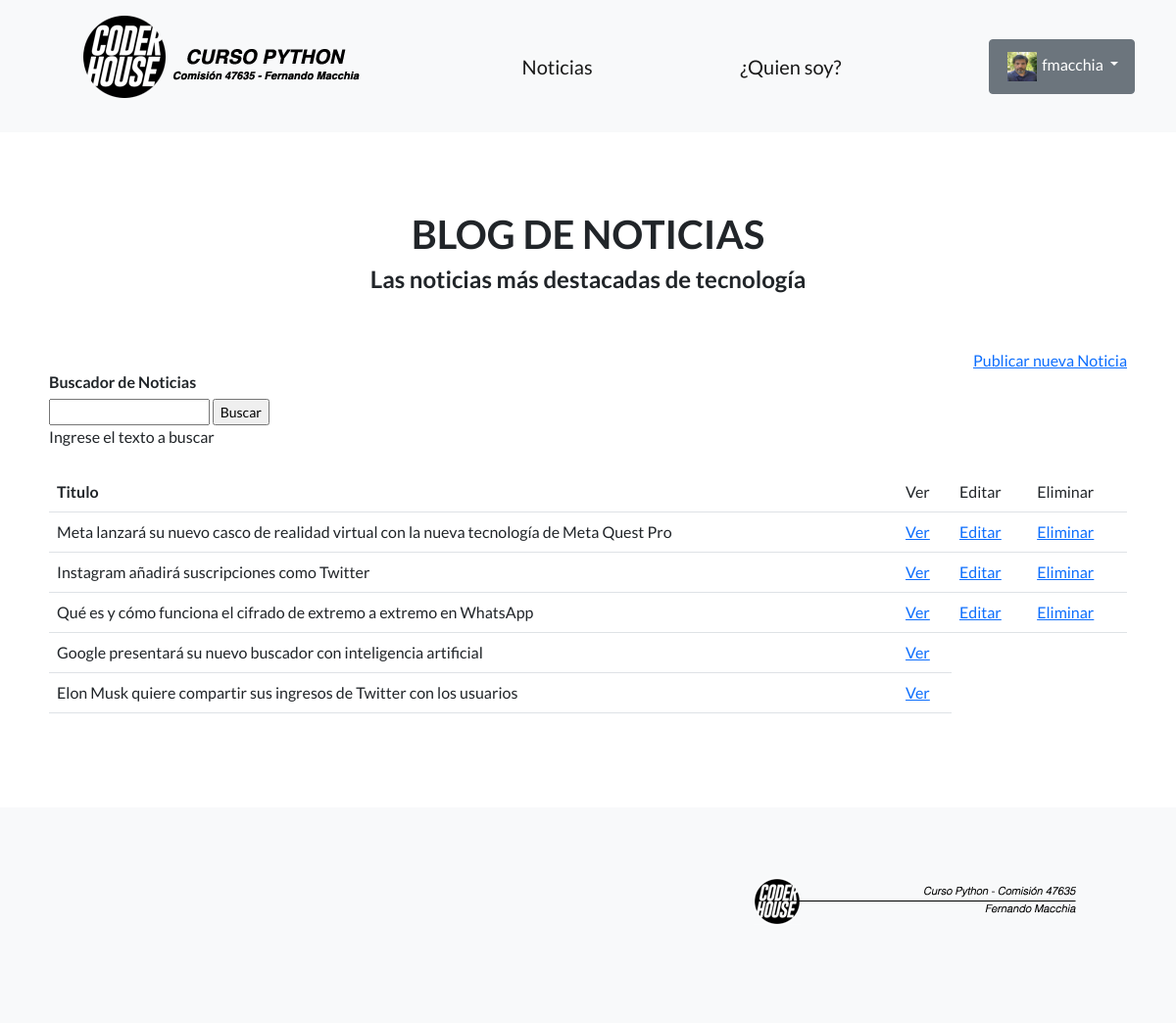
Page /pagina-blog/Noticias/ (signed in) on the committed database.
### usuarios/models.py (models this page shows, shortened)
class Avatar(models.Model):
    user = models.OneToOneField(User, on_delete=models.CASCADE, null=True)
    imagen = models.ImageField(upload_to='avatares', null=True, blank=True)

### pagina_blog/models.py (models this page shows, shortened)
class Noticias(models.Model):
    usuario = models.ForeignKey(User, on_delete=models.CASCADE)
    titulo = models.CharField(max_length=256)
    subtitulo = models.CharField(max_length=1000)
    cuerpo = models.CharField(max_length=1000, null=True)
    fecha_publicacion = models.DateField(null=True)
    autor = models.CharField(max_length=64)
    imagen = models.ImageField(null=True, blank=True, upload_to='noticias')
    imagen_texto = models.CharField(max_length=200,null=True)

### pagina_blog/views.py (the view)
# urls.py: path('', listar_noticias, name='inicio'),
def listar_noticias(request):
    contexto = {
        'noticias' : Noticias.objects.all()
    }
    for noticia in Noticias.objects.all():
        print(noticia.titulo)
    return render(
        request = request,
        template_name = 'pagina_blog/lista_noticias.html',
        context = contexto
    )

### pagina_blog/templates/pagina_blog/lista_noticias.html (shortened to what this page needs)
{% extends "pagina_blog/base.html" %}
{% block contenido %}
<CENTER>
    <h1>BLOG DE NOTICIAS</h1>
    <h4>Las noticias más destacadas de tecnología</h4>
    <br><br>
</CENTER>
<div class="text-black-50 text-lg-end" >
<a href="{% url 'publicar_noticias' %} ">Publicar nueva Noticia</a>
<br>
</div>
<h6>Buscador de Noticias</h6>
<form action="{% url 'buscar_noticias' %}" method="post" class="form-text">
  <input type="text" name="titulo">
  <input type="submit" value="Buscar">
</form>
<div class="text-body">Ingrese el texto a buscar</div>
<br>
<table class="table">
    <tbody>
        <tr>
            <th>Titulo</th>
            <td>Ver</td>
            <td>Editar</td>
            <td>Eliminar</td>
        </tr>
        {% for noticia in noticias %}
        <tr>
            <td>{{ noticia.titulo }}</td>
            <td>
                <a href="{% url 'ver_noticia' noticia.id %}">Ver</a>
            </td>
            {% if user.id == noticia.usuario.id %}
            <td>
                <a href="{% url 'editar_noticia' noticia.id%}">Editar</a>
            </td>
            <td>
                <a href="{% url 'eliminar_noticia' noticia.id%}">Eliminar</a>
            </td>
            {% endif %}
        </tr>
        {% endfor %}
    </tbody>
</table>
{% endblock contenido %}

### pagina_blog/templates/pagina_blog/base.html (shortened to what this page needs)
{% load static %}
<!DOCTYPE html>
<html lang="en">
    <head>
        <link href="https://cdn.jsdelivr.net/npm/bootstrap-icons@1.5.0/font/bootstrap-icons.css" rel="stylesheet" type="text/css" />
        <link href="{% static 'css/styles.css' %}" rel="stylesheet" />
    </head>
    <body>
        <nav class="navbar navbar-light bg-light static-top">
            <div class="container">
                <a class="navbar-brand" href="{% url 'inicio' %}"><img src="{% static 'assets/img/title.png' %}" width="300" height="89" style="float: right; margin: 0 0 1em 2em"/></a>
                <a class="navbar-brand" href="{% url 'listar_noticias' %}">Noticias</a>
                <a class="navbar-brand" href="{% url 'about' %}">¿Quien soy?</a>
                {% if user.is_authenticated %}
                <div class="dropdown">
                    <button class="btn btn-secondary dropdown-toggle" type="button" data-bs-toggle="dropdown" aria-expanded="false">
                      <img src="{{ user.avatar.imagen.url }}" width="30" height="30" hspace="2"/>
                      <span>{{ user.username }}</span>
                    </button>
                  </div>
                {% else %}
                <a class="btn btn-outline-primary" href="{% url 'registro' %}">Registrarse</a>
                <a class="btn btn-outline-primary" href="{% url 'login' %}">Iniciar sesion</a>
                {% endif %}
            </div>
        </nav>
        <section style="padding: 80px 50px;">
{% block contenido %}{% endblock contenido %}
        </section>
        <footer class="footer bg-light">
            <div class="container">
                <div class="row">
                    <div class="col-lg-6 h-100 text-center text-lg-end my-auto">
                        <ul class="list-inline mb-0">
                            <li class="list-inline-item">
                                <a href="#"><img src="{% static 'assets/img/pie.png' %}" width="400" height="70" style="float: right; margin: 0 0 1em 2em"/></i></a>
                            </li>
                        </ul>
                    </div>
                </div>
            </div>
        </footer>
    </body>
</html>

### rows in the picture
Noticias: titulo "Meta lanzará su nuevo casco de realidad virtual con la nueva tecnología de Meta Quest Pro", shows "Editar"
Noticias: titulo "Instagram añadirá suscripciones como Twitter", shows "Editar"
Noticias: titulo "Qué es y cómo funciona el cifrado de extremo a extremo en WhatsApp", shows "Editar"
Noticias: titulo "Google presentará su nuevo buscador con inteligencia artificial"
Noticias: titulo "Elon Musk quiere compartir sus ingresos de Twitter con los usuarios"

### other values in the picture
{{ user.username }} "fmacchia"
